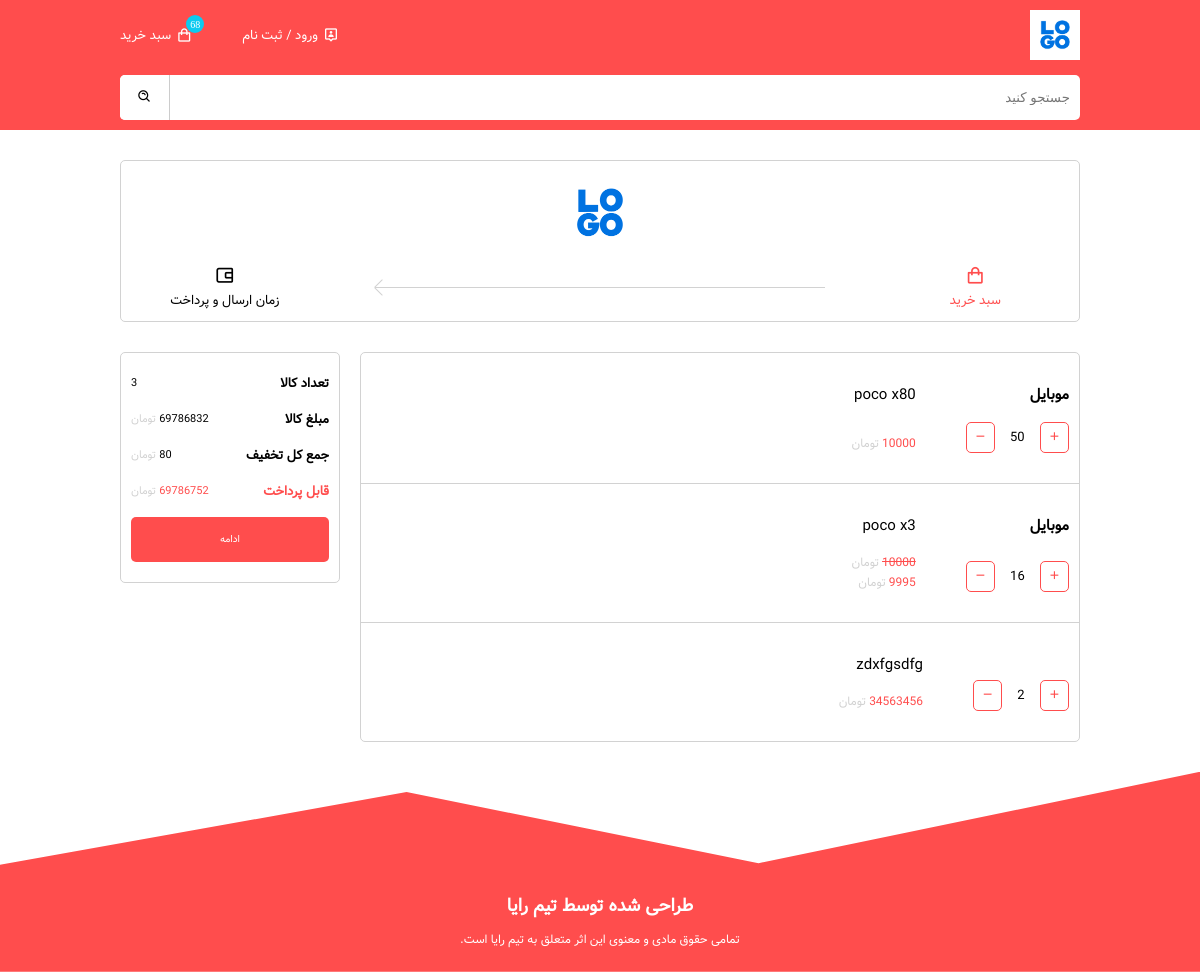
Page /cart/ (signed in) on the earlier database version.
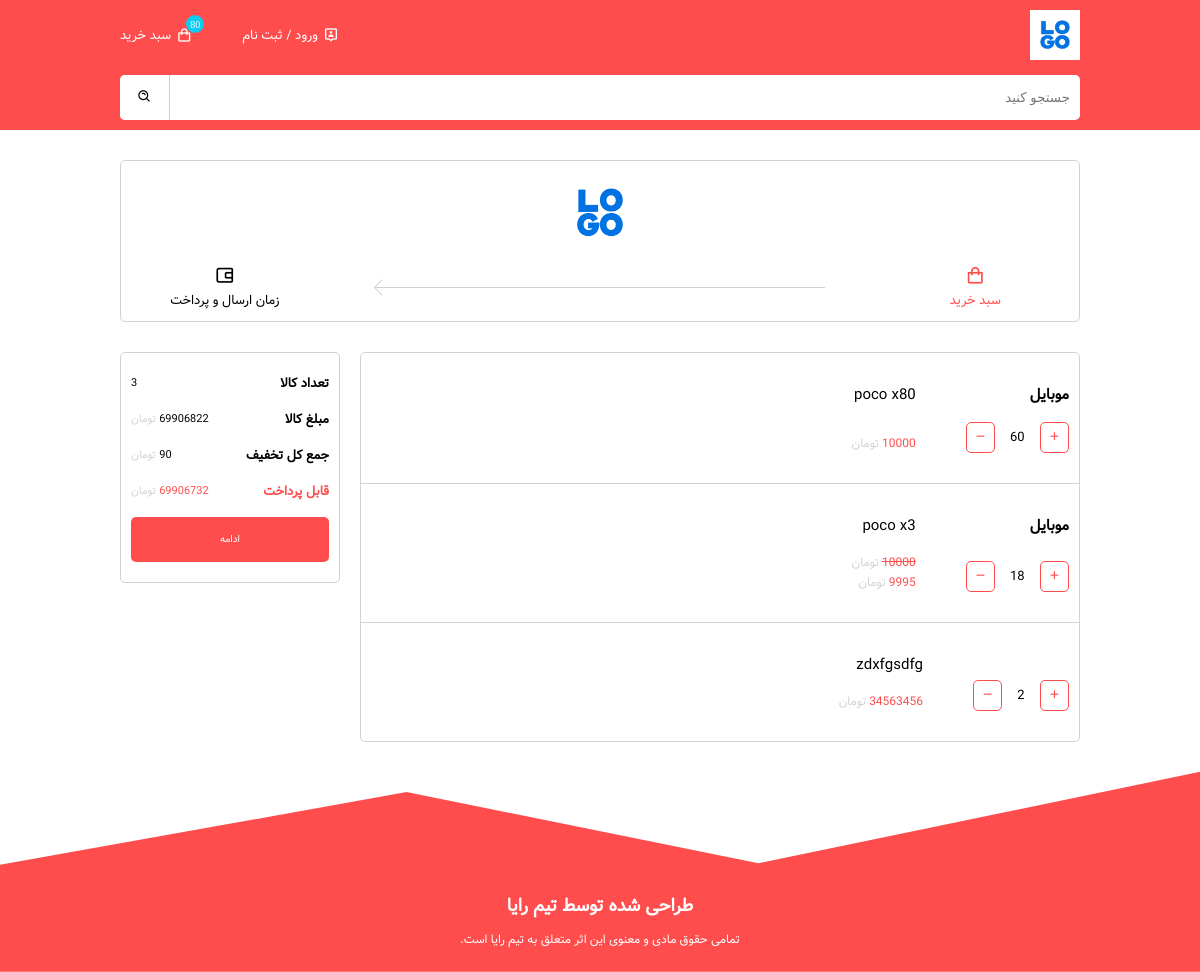
Same page on the later database version.
### store/models.py (models this page shows, shortened)
class OrderItem(models.Model):
    order = models.ForeignKey(
        Order, on_delete=models.CASCADE, verbose_name="سفارش")
    product = models.ForeignKey(
        Product, on_delete=models.CASCADE, verbose_name="محصول")
    product_price = models.PositiveBigIntegerField(verbose_name="قیمت محصول")
    product_discount = models.PositiveBigIntegerField(
        verbose_name="تخفیف محصول", default=0)
    product_count = models.IntegerField(verbose_name="تعداد محصول")\
    def get_actual_price(self):
        if self.product.discount:
            return self.product.price - self.product.discount
        else:
            return self.product.price
    class Meta:
        verbose_name = "ایتم"
        verbose_name_plural = "ایتم ها"

class Product(models.Model):
    category = models.ForeignKey(
        "Category", on_delete=models.CASCADE, verbose_name="دسته بندی", null=True, blank=True)
    name = models.CharField(max_length=99, verbose_name="نام محصول")
    image = models.ImageField(verbose_name="عکس محصول", null=True, blank=True)
    description = models.TextField(
        verbose_name="توضیحات محصول", null=True, blank=True)
    stock = models.PositiveIntegerField(verbose_name="موجودی محصول", default=0)
    price = models.PositiveBigIntegerField(verbose_name="قیمت محصول")
    discount = models.PositiveBigIntegerField(
        null=True, blank=True, verbose_name="تخفیف محصول", default=0)
    special = models.BooleanField(verbose_name="ویژه")
    selled_count = models.IntegerField(verbose_name="تعداد فروش", default=0)
    class Meta:
        verbose_name = "محصول"
        verbose_name_plural = "محصول ها"

class Category(models.Model):
    parent = models.ForeignKey(
        "Category", on_delete=models.SET_NULL, verbose_name="گروه", null=True, blank=True)
    name = models.CharField(max_length=99, verbose_name="نام دسته بندی")
    image = models.ImageField(verbose_name="عکس دسته بندی")
    class Meta:
        verbose_name = "دسته بندی"
        verbose_name_plural = "دسته بندی ها"

### store/views.py (the view)
# urls.py: path('cart/', views.CartView.as_view(), name="cart"),
class CartView(View):
    def get(self, request):
        if request.user.is_authenticated:
            basket = Order.get_basket(request.user)
            if basket:
                sum_discount = basket.get_sum_discount()
                price_to_pay = basket.order_full_price - sum_discount
                order_items = basket.orderitem_set.all()
                return render(request, "cart.html", {"basket": basket, "items": order_items, "sum_discount": sum_discount, "full_price": basket.order_full_price, "price_to_pay": price_to_pay})
            else:
                return render(request, "cart.html", {"basket": None, "items": None, "sum_discount": 0, "full_price": 0, "price_to_pay": 0})
        else:
            return redirect("login")

### store/models.py (called while the page is built)
    def update_price(self):
        order_items = self.orderitem_set.all()
        sum_price = 0
        for i in order_items:
            sum_price += ((i.product.price - i.product.discount) *
                          i.product_count)
        self.order_full_price = sum_price
        self.save()

    def get_sum_discount(self):
        self.update_price()
        order_items = self.orderitem_set.all()
        answer = 0
        for i in order_items:
            if i.product.discount:
                answer += (i.product.discount * i.product_count)
        return answer

    @classmethod
    def get_basket(cls, user):
        basket = cls.objects.filter(user=user.id, status="1")
        if basket.exists():
            return basket.get()
        return None

### templates/cart.html (shortened to what this page needs)
<!DOCTYPE html>
<html lang="en">
<head>
  <link rel="stylesheet" href="/static/assets/css/style.css">
  <link rel="stylesheet" href="/static/assets/css/responsive.css">
  <link href='https://unpkg.com/boxicons@2.1.4/css/boxicons.min.css' rel='stylesheet'>
</head>
<body data-type="Scroll">
  <header id="header">
    <div class="overlay"></div>
    <div class="container">
      <div class="main-header">
        <nav>
          <a href="#" class="logo">
            <img src="/static/images/logo-social.png" alt="logo">
          </a>
          <ul>
            <li><a href="/login">ورود / ثبت نام <i class='bx bx-user-pin'></i></a></li>
            <li><a href="/cart">سبد خرید <i class='bx bx-shopping-bag' data-count="{{request.length}}"></i></a></li>
          </ul>
        </nav>
        <div class="form">
          <form action="/products" class="search">
            <input type="text" placeholder="جستجو کنید">
            <button type="submit" class="btn">
              <i class='bx bx-search-alt'></i>
            </button>
          </form>
        </div>
      </div>
    </div>
  </header>
  <main>
    <section id="progress__bar">
      <div class="container">
        <article>
          <a href="#" class="logo">
            <img src="/static/images/logo-social.png" alt="Logo">
          </a>
          <div class="progress__sections">
            <p class="active"><i class="bx bx-shopping-bag"></i>سبد خرید</p>
            <div class="arrow">
              <div class="line"></div>
            </div>
            <p><i class='bx bx-wallet-alt'></i>زمان ارسال و پرداخت</p>
          </div>
        </article>
      </div>
    </section>
    <section id="purchase__products">
      <div class="container">
        <div class="main-grid">
          <article class="right">
            {% for item in items %}
              <div class="product__box">
                <div class="right__section">
                  <h3>{{ item.product.category.name }}</h3>
                  <div class="count__section">
                    <button class="plus__btn"><i class="bx bx-plus"></i></button>
                    <p class="product__count">{{ item.product_count }}</p>
                    <button class="minus__btn"><i class="bx bx-minus"></i></button>
                  </div>
                </div>
                <div class="left__section">
                  <p>{{ item.product.name }}</p>
                  <div class="product__price">
                    {% if item.product.discount %}
                      <p class="discount"><del>{{ item.product.price }}</del>تومان</p>
                    {% endif %}
                    <p class="actual__count"><span>{{ item.get_actual_price }}</span>تومان</p>
                  </div>
                </div>
              </div>
            {% endfor %}
          </article>
          <aside class="left">
            <div class="box__info">
              <div class="product__count row">
                <h4>تعداد کالا</h4>
                <p class="count">{{ items|length }}</p>
              </div>
              <div class="product__actualcount row">
                <h4>مبلغ کالا</h4>
                <p class="price">{{ full_price }} <span>تومان</span></p>
              </div>
              <div class="product__discount row">
                <h4>جمع کل تخفیف</h4>
                <p class="discount">{{ sum_discount }} <span>تومان</span></p>
              </div>
              <div class="product__discountprice row">
                <h4>قابل پرداخت</h4>
                <p class="actual__price">{{ price_to_pay }} <span>تومان</span></p>
              </div>
              <a href="/checkout">ادامه</a>
            </div>
          </aside>
        </div>
      </div>
    </section>
  </main>
  <footer class="pc">
    <div class="footer-content">
      <h4>طراحی شده توسط تیم رایا</h4>
      <p>تمامی حقوق مادی و معنوی این اثر متعلق به تیم رایا است.</p>
    </div>
  </footer>
</body>
</html>

Differences in the rows shown:
changed OrderItem "poco x80": product_count "50" → "60"
changed OrderItem "poco x3": product_count "16" → "18"
Other differences:
{{ sum_discount }}: "80" → "90"
